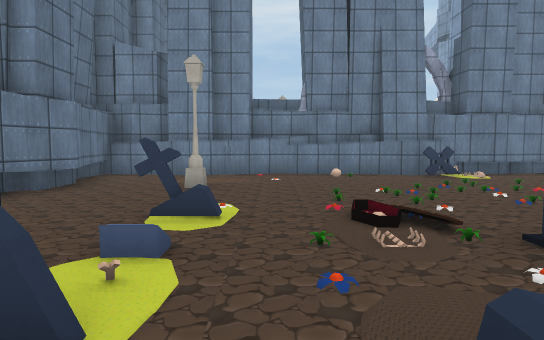
view 1 (above)

13 first-person views from a walk through a 3-D level made in the Unity game engine. The camera is 1.4 m above the floor, tilts 4° down and sees 75° across. The floor is counted in squares, 1.8 m on a side. Each view is taken from the middle of a square. On the plan, view 1 faces up. The plan holds only what a view shows up to about 11 squares ahead; the rest is blank. The place goes on beyond the plan. The player character is not drawn. Some surface patterns are stand-ins.

view 2
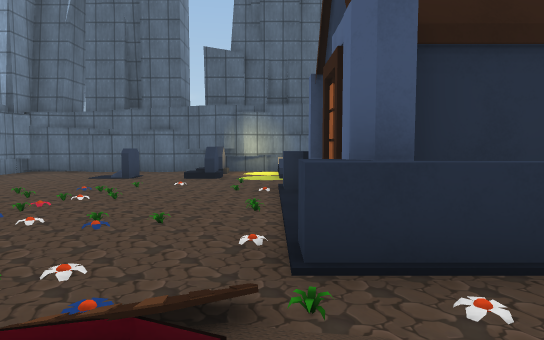

view 3
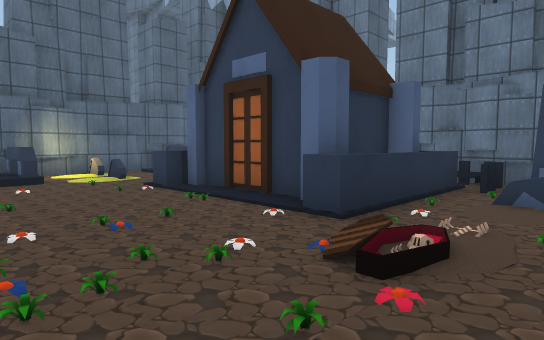

view 4
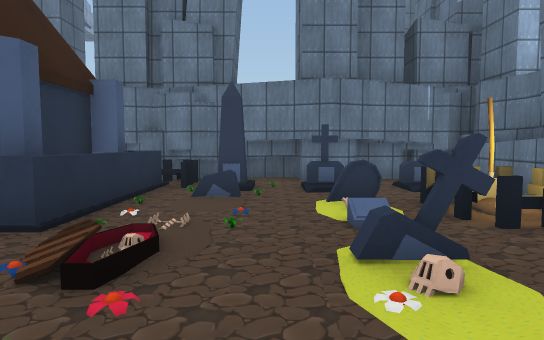

view 5
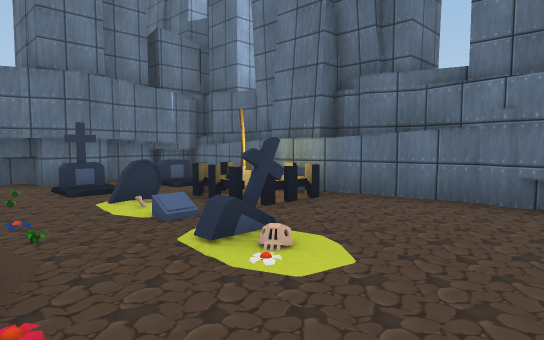

view 6
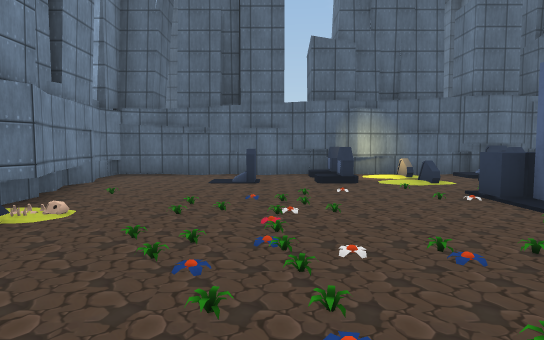

view 7
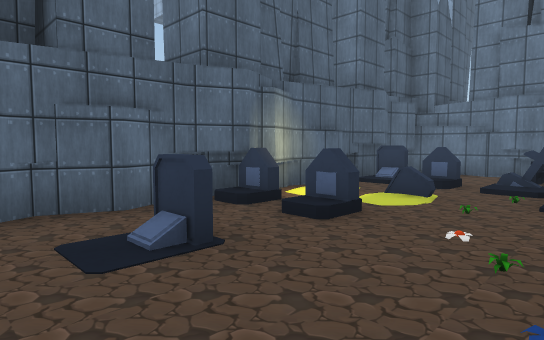

view 8
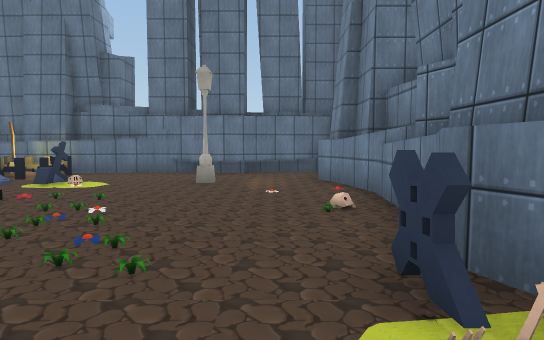

view 9
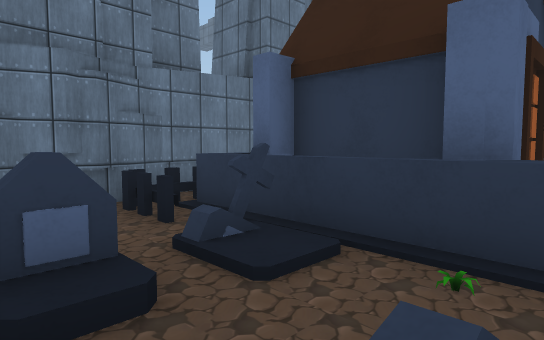

view 10
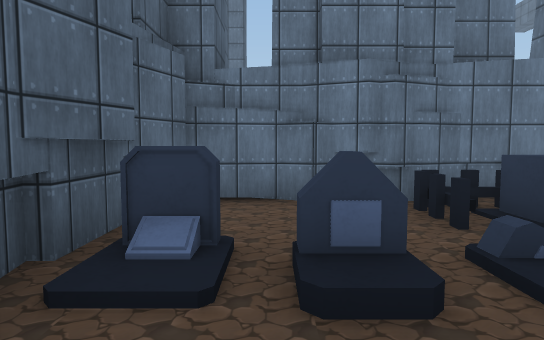

view 11
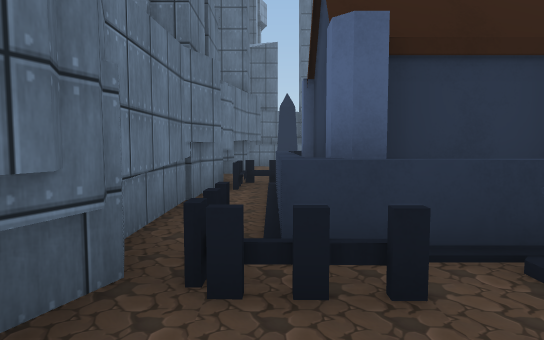

view 12
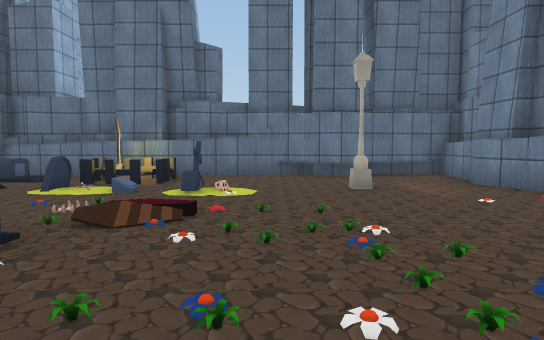

view 13
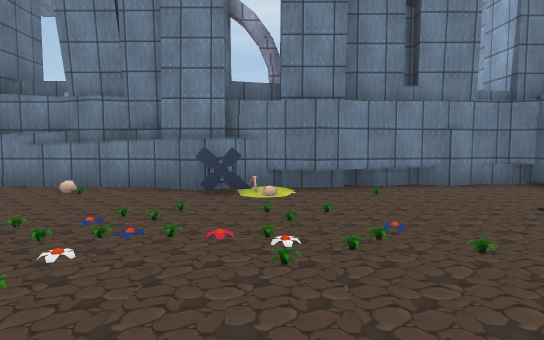

### Floor plan
Key: @ floor where view 1 was taken; # wall or solid block; . floor; / step, stairs or slope; = window, fence, low wall or low ledge; ^ raised ledge; O other object.
Columns run from 5 left of view 1 to 11 right of it. Each row starts with its distance up from view 1.
 10 ################
  9 #....O...OO.O...
  8 ##...O..........#
  7 ##..O...........#
  6 ##.....OOOOO..O.#
  5 #......OOO..O..##
  4 #...#.O.O.....OO
  3 ##O.....O..O.=.##
  2  #OOOO.O####....
  1  ##/O./.###^O.O##
  0 #^/./@/.####...O#
 -1 #^O.O.OO^^^^O...#
 -2  ################

Where each view was taken, in squares from view 1:
view 1: 0 up, 0 right, facing up
view 2: 3 up, 0 right, facing right
view 3: 6 up, 0 right, facing down-right
view 4: 6 up, 0 right, facing down
view 5: 6 up, 1 right, facing down-left
view 6: 6 up, 1 right, facing right
view 7: 8 up, 6 right, facing down-right
view 8: 8 up, 6 right, facing left
view 9: 3 up, 9 right, facing down-left
view 10: 3 up, 9 right, facing down
view 11: 1 down, 9 right, facing left
view 12: 5 up, 5 right, facing left
view 13: 3 up, 5 right, facing up
